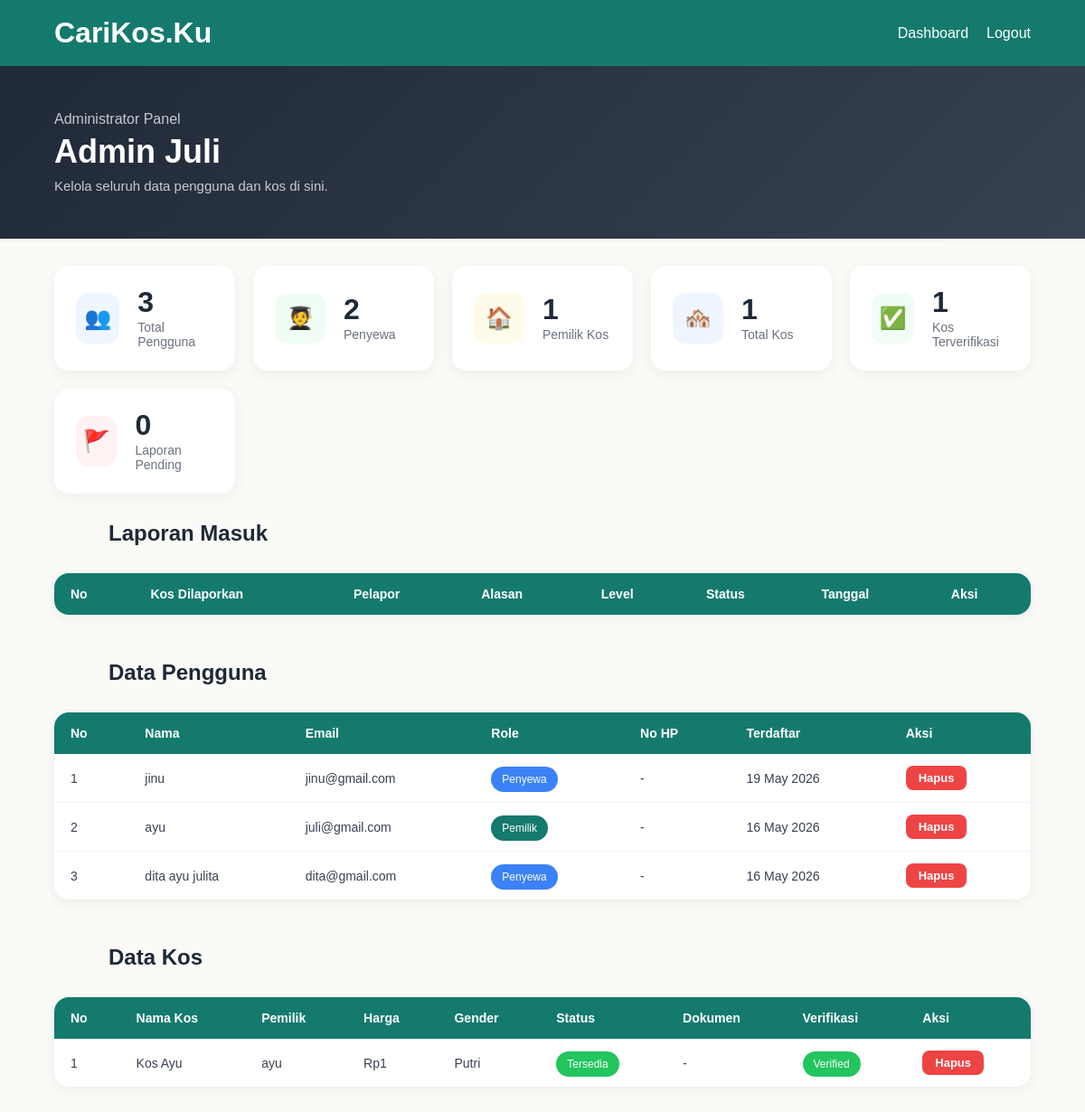
Page /index_admin.php (signed in) on the earlier database version.
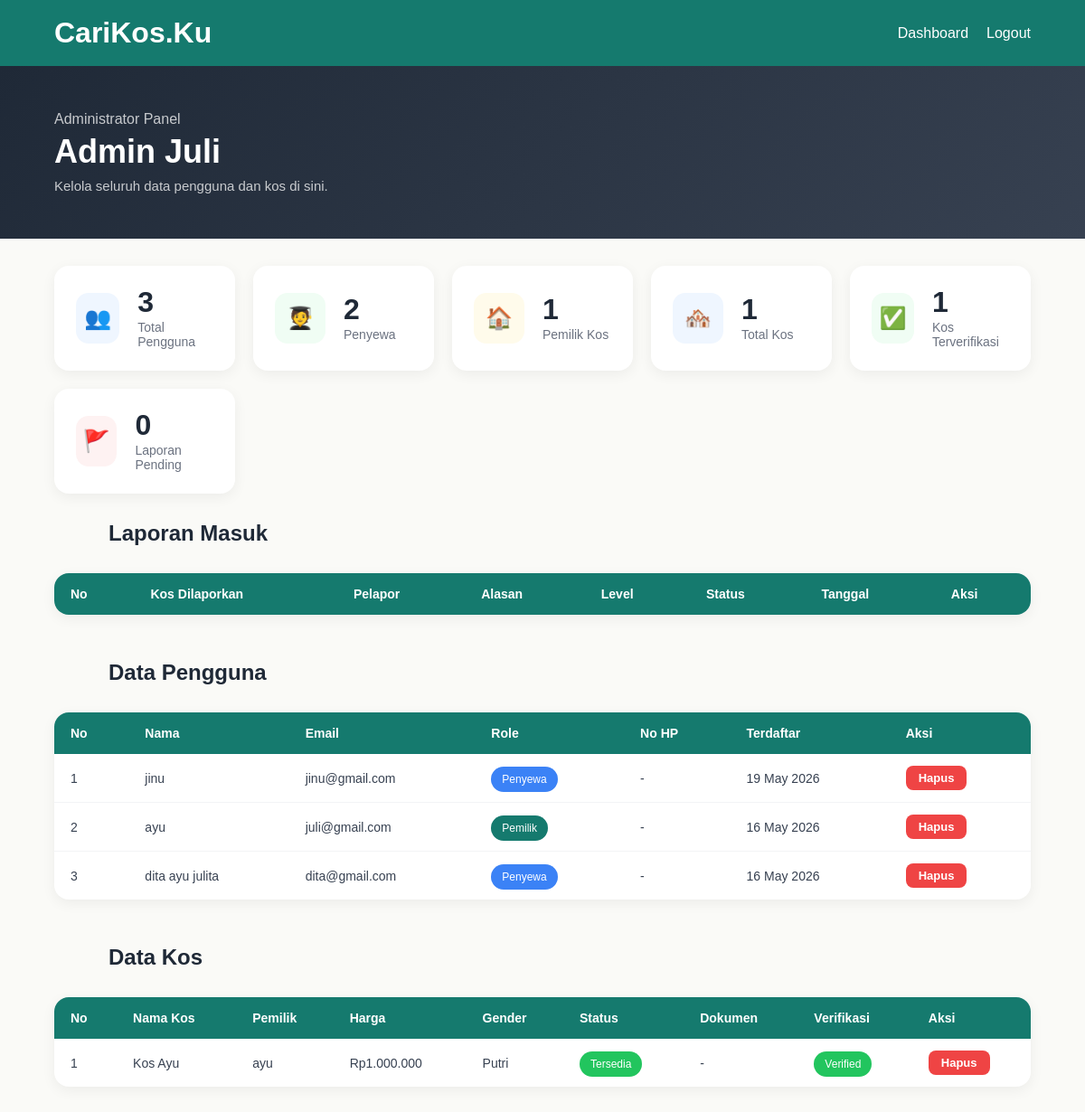
Same page on the later database version.
### tables this page shows
CREATE TABLE `users` (
  `id` int(11) NOT NULL,
  `nama` varchar(100) NOT NULL,
  `email` varchar(100) NOT NULL,
  `password` varchar(255) NOT NULL,
  `role` enum('penyewa','pemilik','admin') NOT NULL,
  `no_hp` varchar(20) DEFAULT NULL,
  `created_at` timestamp NOT NULL DEFAULT current_timestamp()
);

CREATE TABLE `kos` (
  `id` int(11) NOT NULL,
  `user_id` int(11) NOT NULL,
  `nama_kos` varchar(100) NOT NULL,
  `alamat` text NOT NULL,
  `kampus_terdekat` varchar(100) DEFAULT NULL,
  `harga` int(11) NOT NULL,
  `gender` enum('putra','putri','campur') NOT NULL,
  `status` enum('tersedia','hampir_penuh','penuh') DEFAULT 'tersedia',
  `fasilitas` text DEFAULT NULL,
  `jam_malam` varchar(10) DEFAULT NULL,
  `rating` float DEFAULT 0,
  `terverifikasi` tinyint(1) DEFAULT 0,
  `Foto_KTP` varchar(255) DEFAULT NULL,
  `Dokumen_kepemilikan` varchar(255) DEFAULT NULL,
  `created_at` timestamp NOT NULL DEFAULT current_timestamp(),
  `lat` decimal(10,8) DEFAULT NULL,
  `lng` decimal(11,8) DEFAULT NULL
);

### index_admin.php (the view, shortened to what this page needs)
<?php
require "koneksi.php";
$nama             = $_SESSION['nama'];
$total_user       = mysqli_fetch_row(mysqli_query($conn, "SELECT COUNT(*) FROM users WHERE role != 'admin'"))[0];
$total_penyewa    = mysqli_fetch_row(mysqli_query($conn, "SELECT COUNT(*) FROM users WHERE role='penyewa'"))[0];
$total_pemilik    = mysqli_fetch_row(mysqli_query($conn, "SELECT COUNT(*) FROM users WHERE role='pemilik'"))[0];
$total_kos        = mysqli_fetch_row(mysqli_query($conn, "SELECT COUNT(*) FROM kos"))[0];
$total_verified   = mysqli_fetch_row(mysqli_query($conn, "SELECT COUNT(*) FROM kos WHERE terverifikasi=1"))[0];
$total_laporan    = mysqli_fetch_row(mysqli_query($conn, "SELECT COUNT(*) FROM reports WHERE status='pending'"))[0];
$query_users   = mysqli_query($conn, "SELECT * FROM users WHERE role != 'admin' ORDER BY created_at DESC");
$query_kos     = mysqli_query($conn, "SELECT k.*, u.nama AS nama_pemilik FROM kos k JOIN users u ON k.user_id=u.id ORDER BY k.created_at DESC");
?>
<!DOCTYPE html>
<html lang="id">
<head>
    <link rel="stylesheet" href="style.css">
</head>
<body>
<div class="navbar">
    <h1>CariKos.Ku</h1>
    <div class="menu">
        <a href="index_admin.php">Dashboard</a>
        <a href="logout.php">Logout</a>
    </div>
</div>
<div class="dashboard-hero admin-hero">
    <div class="dashboard-welcome">
        <p class="welcome-label">Administrator Panel</p>
        <h2><?= htmlspecialchars($nama) ?></h2>
        <p class="welcome-sub">Kelola seluruh data pengguna dan kos di sini.</p>
    </div>
</div>
<div class="stats-container">
    <div class="stat-card">
        <div class="stat-icon stat-icon-blue">👥</div>
        <div class="stat-info"><div class="stat-number"><?= $total_user ?></div><div class="stat-label">Total Pengguna</div></div>
    </div>
    <div class="stat-card">
        <div class="stat-icon stat-icon-green">🧑‍🎓</div>
        <div class="stat-info"><div class="stat-number"><?= $total_penyewa ?></div><div class="stat-label">Penyewa</div></div>
    </div>
    <div class="stat-card">
        <div class="stat-icon stat-icon-yellow">🏠</div>
        <div class="stat-info"><div class="stat-number"><?= $total_pemilik ?></div><div class="stat-label">Pemilik Kos</div></div>
    </div>
    <div class="stat-card">
        <div class="stat-icon stat-icon-blue">🏘️</div>
        <div class="stat-info"><div class="stat-number"><?= $total_kos ?></div><div class="stat-label">Total Kos</div></div>
    </div>
    <div class="stat-card">
        <div class="stat-icon stat-icon-green">✅</div>
        <div class="stat-info"><div class="stat-number"><?= $total_verified ?></div><div class="stat-label">Kos Terverifikasi</div></div>
    </div>
    <div class="stat-card">
        <div class="stat-icon stat-icon-red">🚩</div>
        <div class="stat-info"><div class="stat-number"><?= $total_laporan ?></div><div class="stat-label">Laporan Pending</div></div>
    </div>
</div>
<div class="admin-section">
    <h2 class="section-title">Laporan Masuk</h2>
    <div class="table-wrapper">
        <table class="admin-table">
            <thead>
                <tr>
                    <th>No</th>
                    <th>Kos Dilaporkan</th>
                    <th>Pelapor</th>
                    <th>Alasan</th>
                    <th>Level</th>
                    <th>Status</th>
                    <th>Tanggal</th>
                    <th>Aksi</th>
                </tr>
            </thead>
        </table>
    </div>
</div>
<div class="admin-section">
    <h2 class="section-title">Data Pengguna</h2>
    <div class="table-wrapper">
        <table class="admin-table">
            <thead>
                <tr><th>No</th><th>Nama</th><th>Email</th><th>Role</th><th>No HP</th><th>Terdaftar</th><th>Aksi</th></tr>
            </thead>
            <tbody>
                <?php $no = 1; while($user = mysqli_fetch_assoc($query_users)): ?>
                <tr>
                    <td><?= $no++ ?></td>
                    <td><?= htmlspecialchars($user['nama']) ?></td>
                    <td><?= htmlspecialchars($user['email']) ?></td>
                    <td><span class="badge <?= $user['role'] == 'penyewa' ? 'new' : 'popular' ?>"><?= ucfirst($user['role']) ?></span></td>
                    <td><?= $user['no_hp'] ?? '-' ?></td>
                    <td><?= date('d M Y', strtotime($user['created_at'])) ?></td>
                    <td>
                        <a href="hapus_user.php?id=<?= $user['id'] ?>" onclick="return confirm('Yakin hapus user ini?')">
                            <button class="table-btn table-btn-red">Hapus</button>
                        </a>
                    </td>
                </tr>
                <?php endwhile; ?>
            </tbody>
        </table>
    </div>
</div>
<div class="admin-section">
    <h2 class="section-title">Data Kos</h2>
    <div class="table-wrapper">
        <table class="admin-table">
            <thead>
                <tr><th>No</th><th>Nama Kos</th><th>Pemilik</th><th>Harga</th><th>Gender</th><th>Status</th><th>Dokumen</th><th>Verifikasi</th><th>Aksi</th></tr>
            </thead>
            <tbody>
                <?php $no = 1; while($kos = mysqli_fetch_assoc($query_kos)): ?>
                <tr>
                    <td><?= $no++ ?></td>
                    <td><?= htmlspecialchars($kos['nama_kos']) ?></td>
                    <td><?= htmlspecialchars($kos['nama_pemilik']) ?></td>
                    <td>Rp<?= number_format($kos['harga'], 0, ',', '.') ?></td>
                    <td><?= ucfirst($kos['gender']) ?></td>
                    <td>
                        <span class="badge <?= $kos['status'] == 'tersedia' ? 'verified' : ($kos['status'] == 'hampir_penuh' ? 'cheap' : 'full') ?>">
                            <?= ucfirst(str_replace('_', ' ', $kos['status'])) ?>
                        </span>
                    </td>
                    <td>
                        <?php if (!empty($kos['dokumen_kepemilikan'])): ?>
                            <a href="uploads/<?= $kos['dokumen_kepemilikan'] ?>" target="_blank">
                                <button class="table-btn">Lihat Dokumen</button>
                            </a>
                        <?php else: ?>
                            -
                        <?php endif; ?>
                    </td>
                    <td>
                        <?php if($kos['terverifikasi'] == 1): ?>
                            <span class="badge verified">Verified</span>
                        <?php else: ?>
                            <a href="verifikasi_kos.php?id=<?= $kos['id'] ?>">
                                <button class="table-btn table-btn-green">Verifikasi</button>
                            </a>
                        <?php endif; ?>
                    </td>
                    <td>
                        <a href="hapus_kos.php?id=<?= $kos['id'] ?>" onclick="return confirm('Yakin hapus kos ini?')">
                            <button class="table-btn table-btn-red">Hapus</button>
                        </a>
                    </td>
                </tr>
                <?php endwhile; ?>
            </tbody>
        </table>
    </div>
</div>
</body>
</html>

### style.css (style rules this page uses)
* { margin: 0; padding: 0; box-sizing: border-box; font-family: 'Poppins', sans-serif; }
body { background: #FAFAF7; }
.navbar { background: #157A6E; padding: 18px 60px; display: flex; justify-content: space-between; align-items: center; position: sticky; top: 0; z-index: 999; }
.navbar h1 { color: white; font-size: 32px; }
.menu { display: flex; gap: 20px; }
.menu a { color: white; text-decoration: none; font-weight: 500; }
.section-title { margin: 0 60px 30px; color: #1F2937; }
.badge { padding: 7px 12px; border-radius: 999px; color: white; font-size: 12px; font-weight: 500; }
.popular { background: #157A6E; }
.verified { background: #22C55E; }
.new { background: #3B82F6; }
.dashboard-hero { background: linear-gradient(135deg, #157A6E, #1DA896); padding: 50px 60px; display: flex; justify-content: space-between; align-items: center; }
.dashboard-hero.admin-hero { background: linear-gradient(135deg, #1F2937, #374151); }
.dashboard-welcome .welcome-label { color: rgba(255,255,255,0.75); font-size: 16px; margin-bottom: 6px; }
.dashboard-welcome h2 { color: white; font-size: 36px; font-weight: 700; margin-bottom: 8px; }
.dashboard-welcome .welcome-sub { color: rgba(255,255,255,0.75); font-size: 15px; }
.stats-container { display: grid; grid-template-columns: repeat(auto-fit, minmax(200px, 1fr)); gap: 20px; padding: 30px 60px; }
.stat-card { background: white; border-radius: 16px; padding: 24px; display: flex; align-items: center; gap: 20px; box-shadow: 0 4px 15px rgba(0,0,0,0.06); }
.stat-icon { width: 56px; height: 56px; border-radius: 14px; display: flex; justify-content: center; align-items: center; font-size: 24px; }
.stat-icon-blue { background: #EFF6FF; }
.stat-icon-green { background: #F0FDF4; }
.stat-icon-red { background: #FEF2F2; }
.stat-icon-yellow { background: #FFFBEB; }
.stat-number { font-size: 32px; font-weight: 700; color: #1F2937; line-height: 1; margin-bottom: 4px; }
.stat-label { color: #6B7280; font-size: 14px; }
.admin-section { padding: 0 60px 50px; }
.table-wrapper { background: white; border-radius: 16px; overflow-x: auto; box-shadow: 0 4px 15px rgba(0,0,0,0.06); }
.admin-table { width: 100%; border-collapse: collapse; font-size: 14px; }
.admin-table thead { background: #157A6E; color: white; }
.admin-table thead th { padding: 15px 18px; text-align: left; font-weight: 600; white-space: nowrap; }
.admin-table tbody tr { border-bottom: 1px solid #F3F4F6; transition: background 0.2s; }
.admin-table tbody td { padding: 13px 18px; color: #374151; vertical-align: middle; }
.admin-table tbody tr:last-child { border-bottom: none; }
.table-btn { padding: 6px 14px; font-size: 13px; border: none; border-radius: 8px; cursor: pointer; font-weight: 600; font-family: 'Poppins', sans-serif; }
.table-btn-red { background: #EF4444; color: white; }

Differences in the rows shown:
changed kos "Kos Ayu": harga "1" → "1.000.000"
